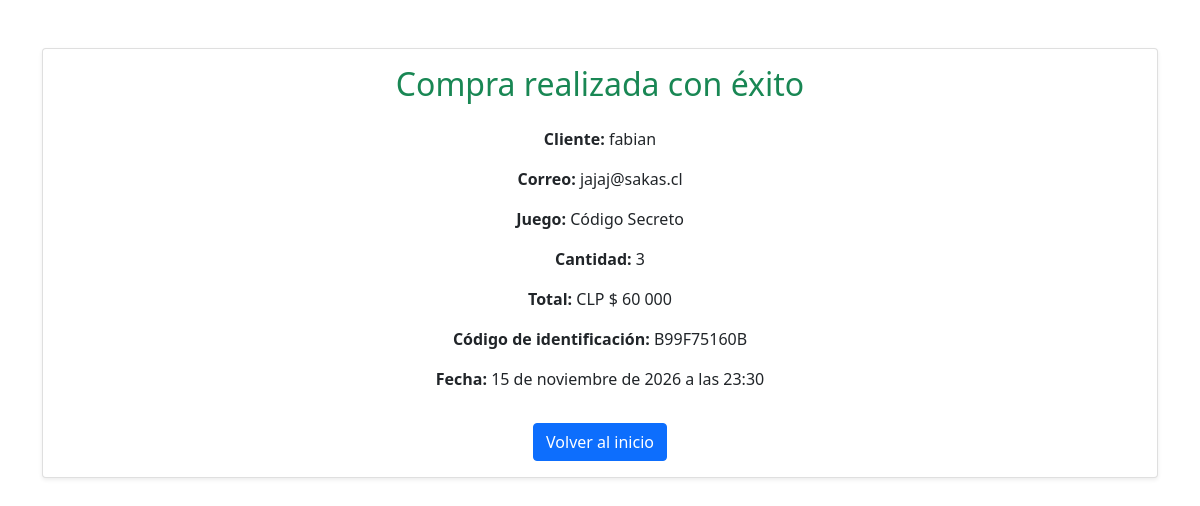
The app's page /compra-exitosa/1/ with its own data.
### Tienda/models.py (models this page shows, shortened)
class Pedido(models.Model):
    Pedido_id = models.AutoField(primary_key=True)
    Juego_id = models.ForeignKey(Juego, on_delete=models.CASCADE)
    Nombre = models.CharField(max_length=50)
    Correo = models.EmailField(blank=True)
    CantidadPedido = models.IntegerField(
        default=1,
        validators=[
            MinValueValidator(1),
            MaxValueValidator(5)
        ]
    )
    DateTime = models.DateTimeField(auto_now_add=True)
    CodigoIdentificacion = models.CharField(
        max_length=10,
        unique=True,
        default=generar_codigo_identificacion,
        editable=False
    )
    @property
    def total(self):
        return self.Juego_id.Valor * self.CantidadPedido

class Juego(models.Model):
    Juego_id = models.AutoField(primary_key=True)
    Categoria_id = models.ForeignKey(categoria, on_delete=models.CASCADE)
    ImagenCaja = models.ImageField(upload_to='ImagenCaja/', null=True, blank=True)
    Nombre = models.CharField(max_length=50)
    Valor = models.IntegerField()
    EdadRequerida = models.IntegerField()
    CantidadJugadores = models.IntegerField()
    Stock = models.IntegerField()
    EstadoVenta = models.BooleanField(default=True)

### Tienda/views.py (the view)
# urls.py: path('compra-exitosa/<int:pedido_id>/', views.compra_exitosa, name='compra_exitosa'),
def compra_exitosa(request, pedido_id):
    pedido = Pedido.objects.get(Pedido_id=pedido_id)
    data = {
        'pedido': pedido,
        'juego': pedido.Juego_id,
    }
    return render(request, 'compra_exitosa.html', data)

### templates/compra_exitosa.html (shortened to what this page needs)
{% load humanize %}
<!DOCTYPE html>
<html lang="es">
<head>
    <link rel="stylesheet" href="https://cdnjs.cloudflare.com/ajax/libs/twitter-bootstrap/5.0.0-beta1/css/bootstrap.min.css" />
</head>
<body class="container mt-5">
    <div class="card shadow-sm">
        <div class="card-body text-center">
            <h2 class="text-success mb-4">Compra realizada con éxito</h2>
            <p><strong>Cliente:</strong> {{ pedido.Nombre }}</p>
            <p><strong>Correo:</strong> {{ pedido.Correo }}</p>
            <p><strong>Juego:</strong> {{ juego.Nombre }}</p>
            <p><strong>Cantidad:</strong> {{ pedido.CantidadPedido }}</p>
            <p><strong>Total:</strong> CLP $ {{ pedido.total|intcomma }}</p>
            <p><strong>Código de identificación:</strong> {{ pedido.CodigoIdentificacion }}</p>
            <p><strong>Fecha:</strong> {{ pedido.DateTime }}</p>
            <a href="{% url 'home' %}" class="btn btn-primary mt-3">Volver al inicio</a>
        </div>
    </div>
</body>
</html>

### records on screen
Pedido: Nombre "fabian", Correo "jajaj@sakas.cl", CantidadPedido "3", total "60 000", CodigoIdentificacion "B99F75160B", DateTime "15 de noviembre de 2026 a las 23:30"
Juego: Nombre "Código Secreto"
